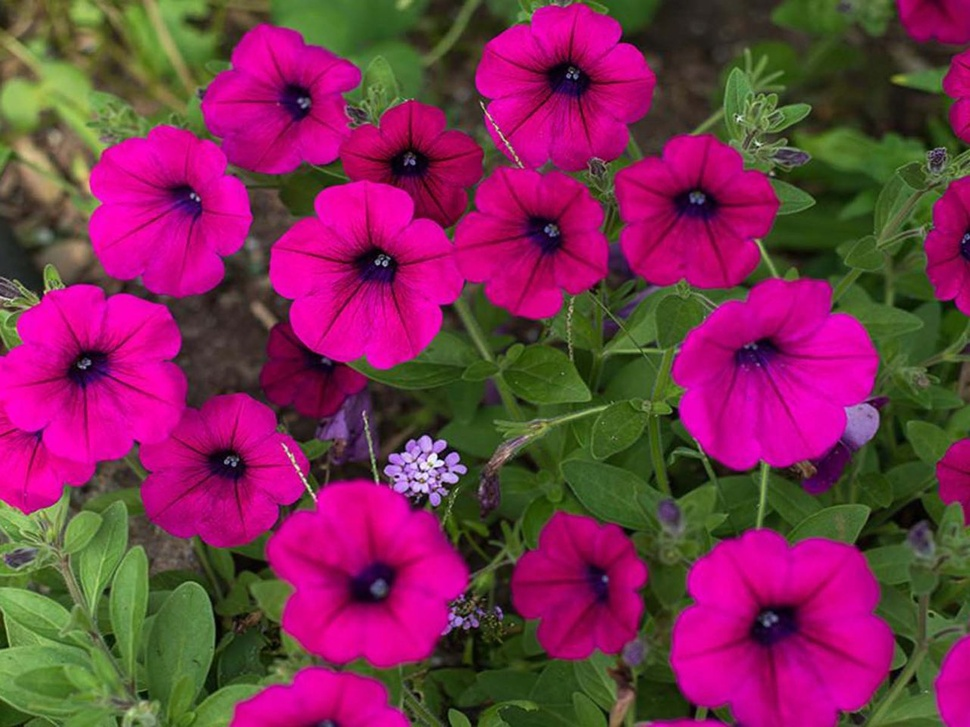
#> input picture Images/R.jpg, 970 x 727 px, shrunk from 1280 x 960 before the run, given in place of g.jpg, which was not available
$ jupyter execute --allow-errors 'IPLab4(Thresholding).ipynb'   (text cells are left out)
#> lines starting #> are read from the running program, lines starting #| are printed output that depends on the picture; after the words box and inside, x2 and y2 are one past the last pixel; in counts of white or black regions, pixels touching at a corner belong together; pictures that were not available may be replaced by others from this repository, and a replacement may not be noted
[cell 1]
import cv2 as cv
import matplotlib.pylab as plt
from google.colab import files

uploaded = files.upload()
#> the answer given: R.jpg

[cell 2]
g2 = cv.imread('g.jpg', 0)
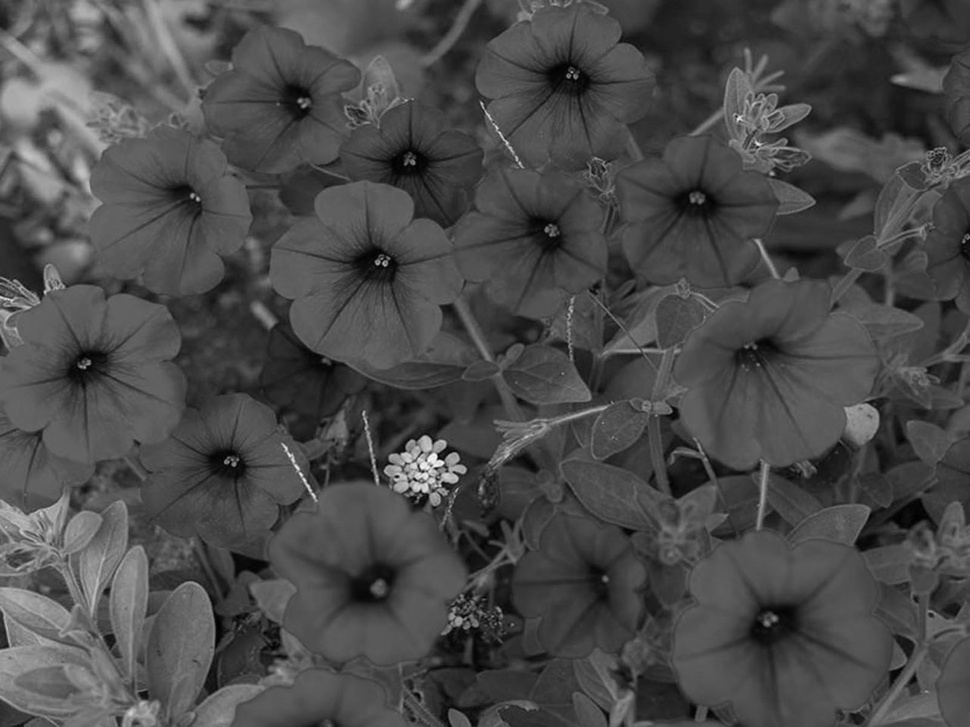
#> g2: shape (727, 970); min 0, max 248, mean 73.8
single = cv.imread('g.jpg', 0)
#print(g2)
[M, N] = single.shape
#> M = 727; N = 970
for i in range(M):
  for j in range(N):
    if single[i,j] < 128:
      single[i,j] = 0         # Dark background Ligh object
    else:
      single[i,j] = 1
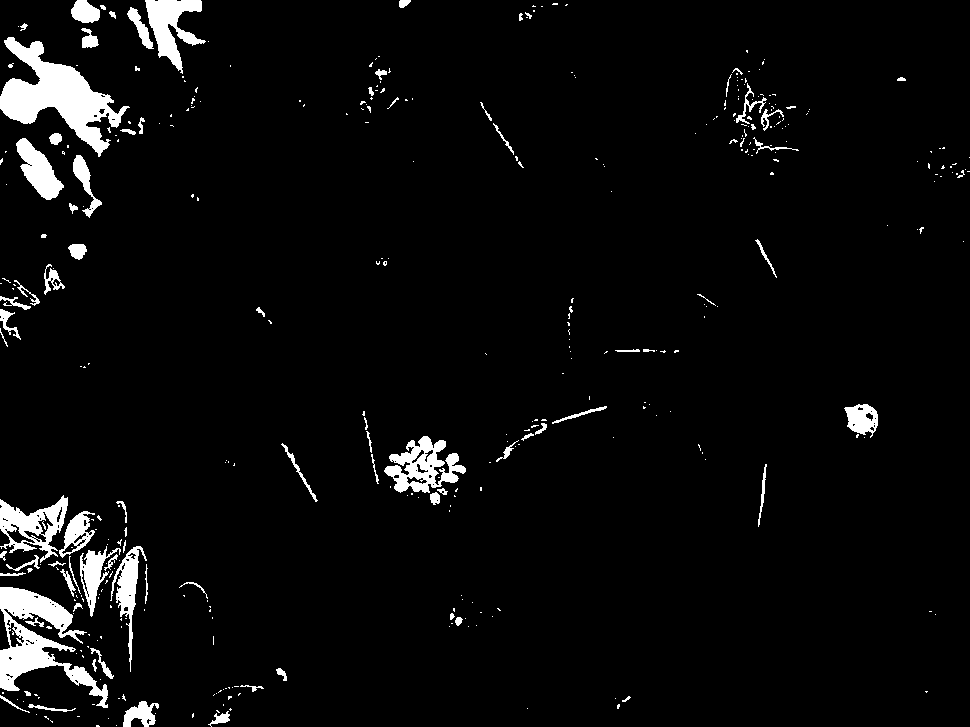
#> single: shape (727, 970); values 0 (black) and 1 (white), 4.4% white; 398 white regions (312 under 20 px), largest, box (x1, y1, x2, y2) and area: (0, 37, 130, 157) 5914, (0, 587, 108, 708) 4735, (384, 436, 466, 493) 2288

f = plt.figure(figsize=(20, 20))
f.add_subplot(1, 2, 1)
plt.title(['Original Grayscale Image'], fontsize=30)
plt.imshow(g2, cmap='gray')
plt.axis('off')
f.add_subplot(1, 2, 2)
plt.title(['Single Thresholding Image'], fontsize=30)
plt.imshow(single, cmap='gray')
plt.axis('off')
plt.show(block=True)
#print(g2)

[cell 3]
g2 = cv.imread('g.jpg', 0)
single = cv.imread('g.jpg', 0)
#print(g2)
[M, N] = single.shape
for i in range(M):
  for j in range(N):
    if single[i,j] < 128:
      single[i,j] = 1               # Light background Dark object
    else:
      single[i,j] = 0

f = plt.figure(figsize=(20, 20))
f.add_subplot(1, 2, 1)
plt.title(['Original Grayscale Image'], fontsize=30)
plt.imshow(g2, cmap='gray')
plt.axis('off')
f.add_subplot(1, 2, 2)
plt.title(['Single Thresholding Image'], fontsize=30)
plt.imshow(single, cmap='gray')
plt.axis('off')
plt.show(block=True)
#print(g2)
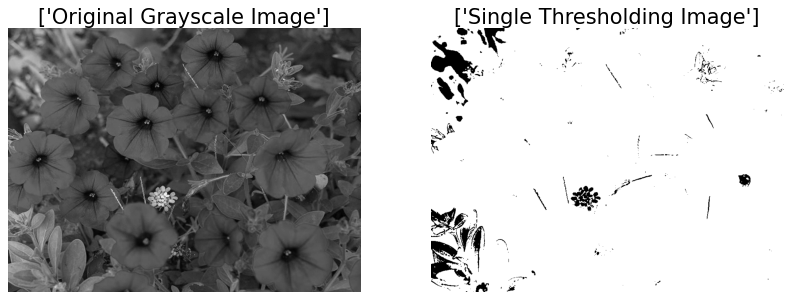
#> figure drawn by matplotlib, 2 panels

[cell 4]
g = cv.imread('g.jpg', 0)
single = g
[M, N] = single.shape

for i in range(M):
  for j in range(N):
    if single[i,j] < 128:
      single[i,j] = 0
    else:
      single[i,j] = 1

f = plt.figure(figsize=(20, 20))
f.add_subplot(1, 2, 1)
plt.title(['Original Grayscale Image'], fontsize=30)
plt.imshow(g, cmap='gray')
plt.axis('off')
f.add_subplot(1, 2, 2)
plt.title(['Single Thresholding Image'], fontsize=30)
plt.imshow(single, cmap='gray')
plt.axis('off')
plt.show(block=True)
print(g)
#> (printed output is left out)
print()
print(single)
#> (printed output is left out)

[cell 5]
single = dual = grayscale = grayLevel1 = grayLevel2 = g
#> (the rest of this cell did not finish here and is left out)

[cell 6]
# [M, N] = g.shape
M =  g.shape[0]
N =  g.shape[1]

for i in range(M):
  for j in range(N):
    if single[i,j] < 128:
      single[i,j] = 0
    else:
      single[i,j] = 1
#> single: shape (727, 970); 4.35% of pixels changed, all inside (x1, y1, x2, y2) = (0, 0, 970, 727)

plt.title("Single Thresholding")
plt.imshow(single)
plt.axis('off')

[cell 7]
g2 = cv.imread('g.jpg', 0)
dual = cv.imread('g.jpg', 0)
[M, N] = dual.shape
T1 = 125
T2 = 200
for i in range(M):
  for j in range(N):
    if (not(dual[i,j] >= T1 and dual[i,j] <= T2)):
       dual[i,j] = 0
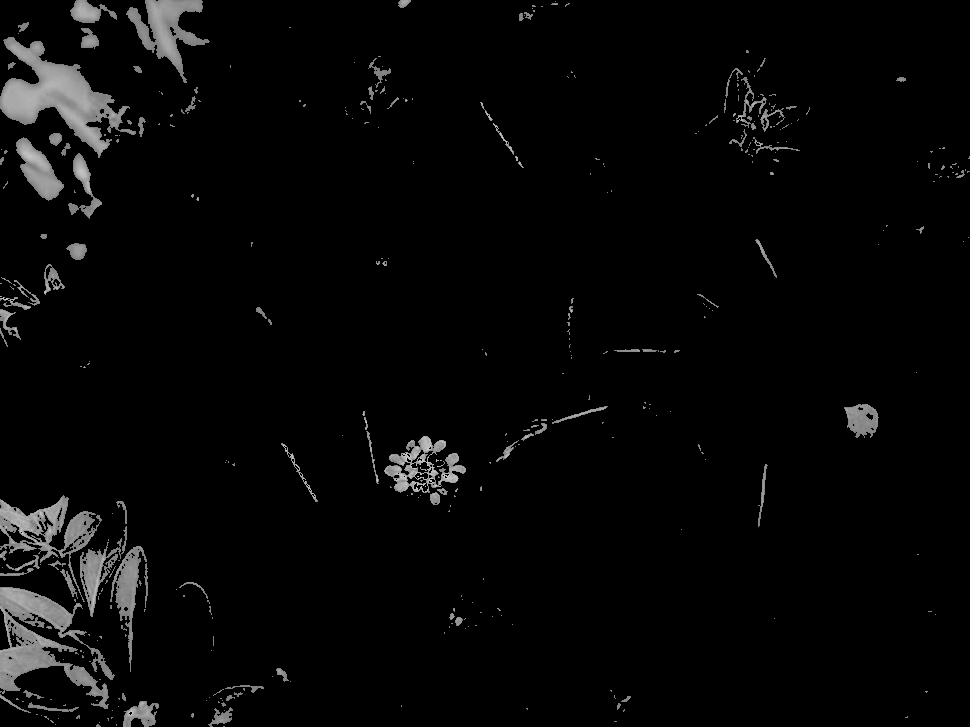
#> dual: shape (727, 970); min 0, max 200, mean 7

f = plt.figure(figsize=(20, 20))
f.add_subplot(1, 2, 1)
plt.title(['Original Grayscale Image'], fontsize=30)
plt.imshow(g2, cmap='gray')
plt.axis('off')
f.add_subplot(1, 2, 2)
plt.title(['Dual Thresholding Image'], fontsize=30)
plt.imshow(dual, cmap='gray')
plt.axis('off')
plt.show(block=True)

[cell 8]
g2 = cv.imread('g.jpg', 0)
grayscale = cv.imread('g.jpg', 0)
[M, N] = grayscale.shape
T1 = 150
T2 = 200
for i in range(M):
  for j in range(N):
    if (grayscale[i,j] >= T1 and grayscale[i,j] <= T2):
       grayscale[i,j] = 255  # white
    else:
       grayscale[i,j] = 0    # black
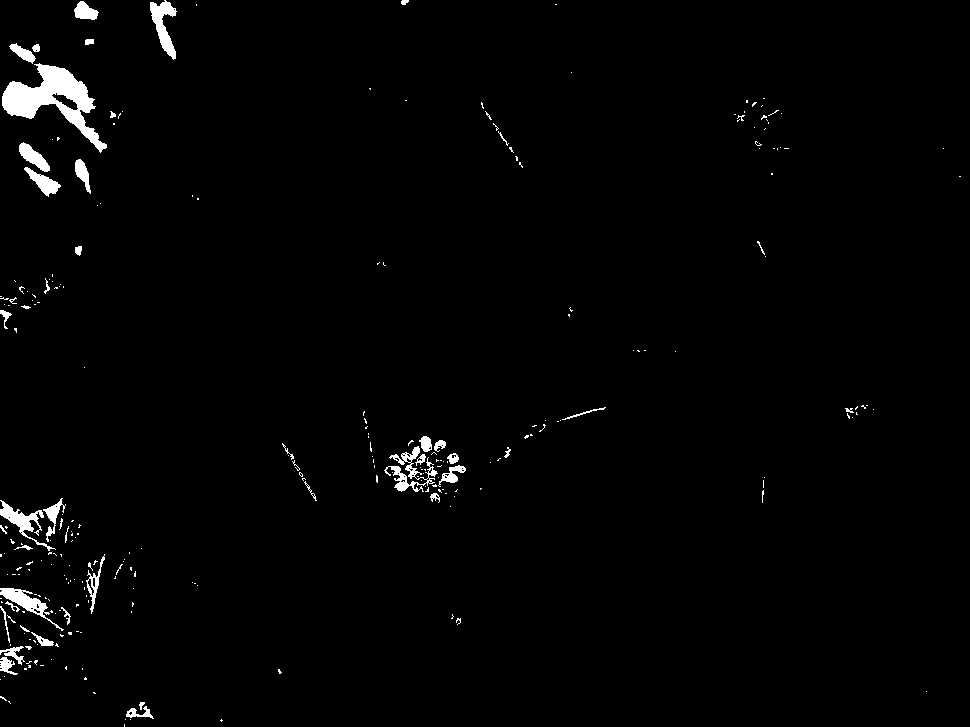
#> grayscale: shape (727, 970); 1.6% white; 274 white regions (227 under 20 px), largest, box (x1, y1, x2, y2) and area: (2, 63, 107, 153) 3315, (384, 446, 438, 492) 760, (150, 0, 177, 60) 728

f = plt.figure(figsize=(20, 20))
f.add_subplot(1, 2, 1)
plt.title(['Original Grayscale Image'], fontsize=30)
plt.imshow(g2, cmap='gray')
plt.axis('off')
f.add_subplot(1, 2, 2)
plt.title(['Grayscale Thresholding Image'], fontsize=30)
plt.imshow(grayscale, cmap='gray')
plt.axis('off')
plt.show(block=True)

[cell 9]
grayLevel1 = cv.imread('g.jpg', 0)
[M, N] = grayLevel1.shape
for i in range(M):
  for j in range(N):
    if(grayLevel1[i,j] >= 100 and grayLevel1[i,j] <= 200):
      grayLevel1[i,j] = 255 #l-1 white
    else:
      grayLevel1[i,j] = 0
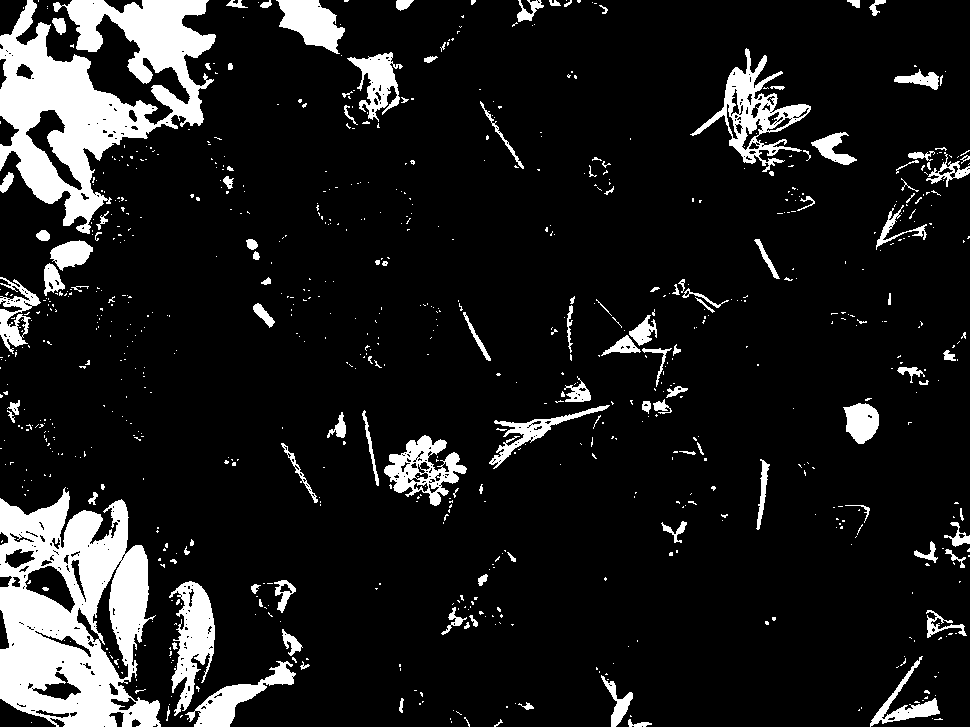
#> grayLevel1: shape (727, 970); 11.9% white; 817 white regions (691 under 20 px), largest, box (x1, y1, x2, y2) and area: (0, 487, 161, 727) 24108, (0, 0, 216, 234) 23023, (690, 48, 811, 172) 3853

plt.figure(figsize=(20, 20))
plt.title(['Gray Level Slicing: 1st approach'], fontsize=30)
plt.imshow(grayLevel1, cmap='gray')
plt.axis('off')
plt.show(block=True)

[cell 10]
grayLevel2 = cv.imread('g.jpg', 0)
[M, N] = grayLevel2.shape
for i in range(M):
  for j in range(N):
    if(grayLevel2[i,j] >= 100 and grayLevel2[i,j] <= 200):
      grayLevel2[i,j] = 255 #l-1
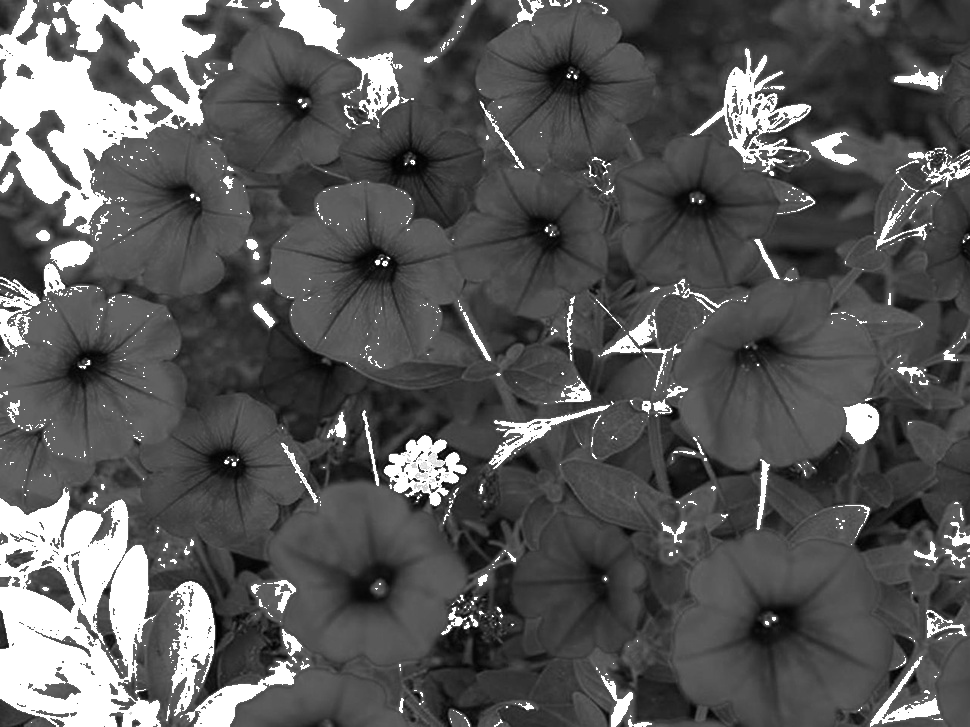
#> grayLevel2: shape (727, 970); 11.85% of pixels changed, all inside (x1, y1, x2, y2) = (0, 0, 970, 727)

plt.figure(figsize=(20, 20))
plt.title(['Gray Level Slicing: 2nd approach'], fontsize=30)
plt.imshow(grayLevel2, cmap='gray')
plt.axis('off')
plt.show(block=True)

$ run again, on Images/cat.jpg
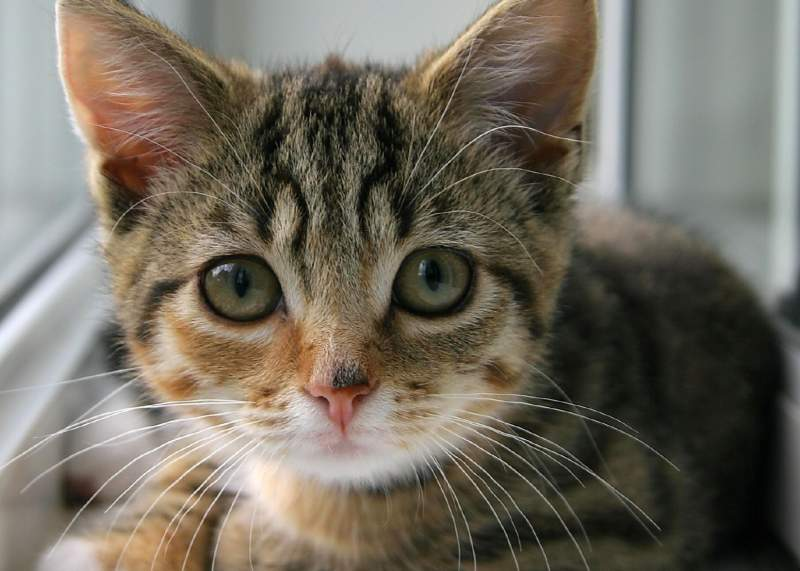
#> input picture Images/cat.jpg, 800 x 571 px, given in place of g.jpg, which was not available
#> after the loop `for i in range(M):`:
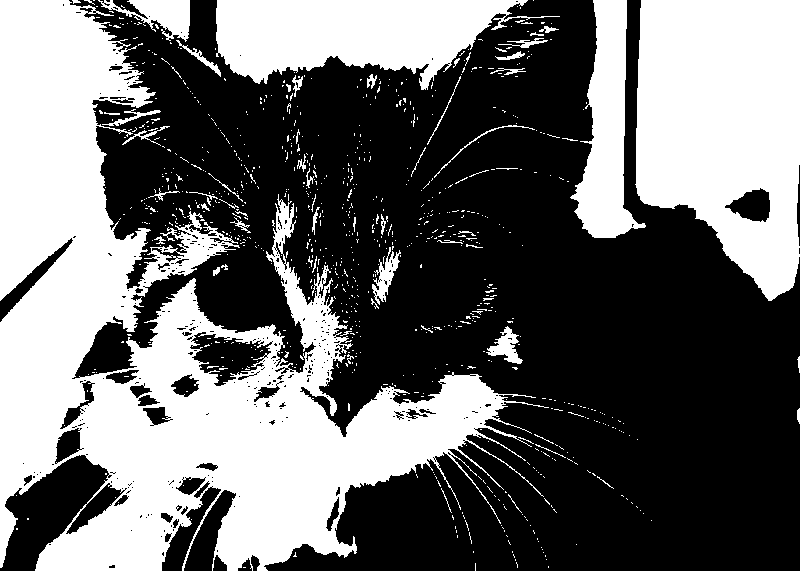
#> single: shape (571, 800); values 0 (black) and 1 (white), 41.8% white; 874 white regions (810 under 20 px), largest, box (x1, y1, x2, y2) and area: (0, 0, 549, 571) 116571, (635, 0, 800, 301) 38616, (216, 0, 560, 90) 18497
#> (printed output is left out)
#> (printed output is left out)
#> after the loop `for i in range(M):`:
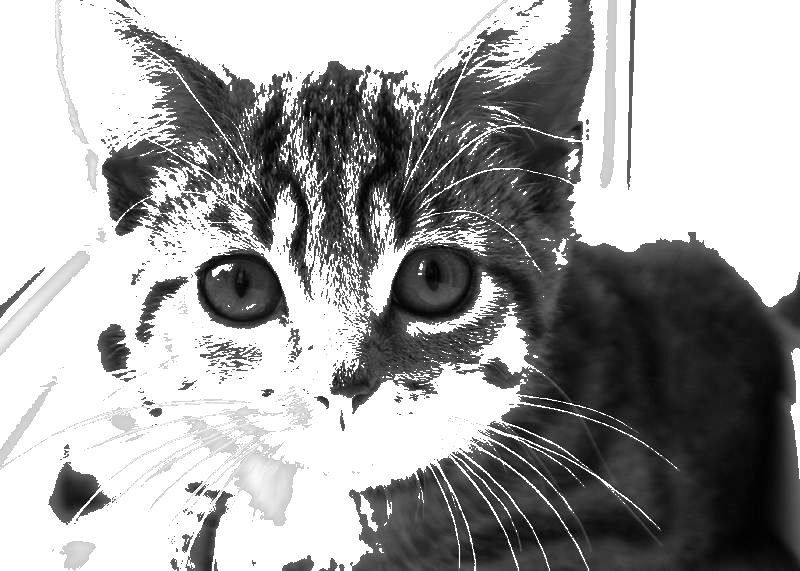
#> grayLevel2: shape (571, 800); min 0, max 255, mean 162.9
